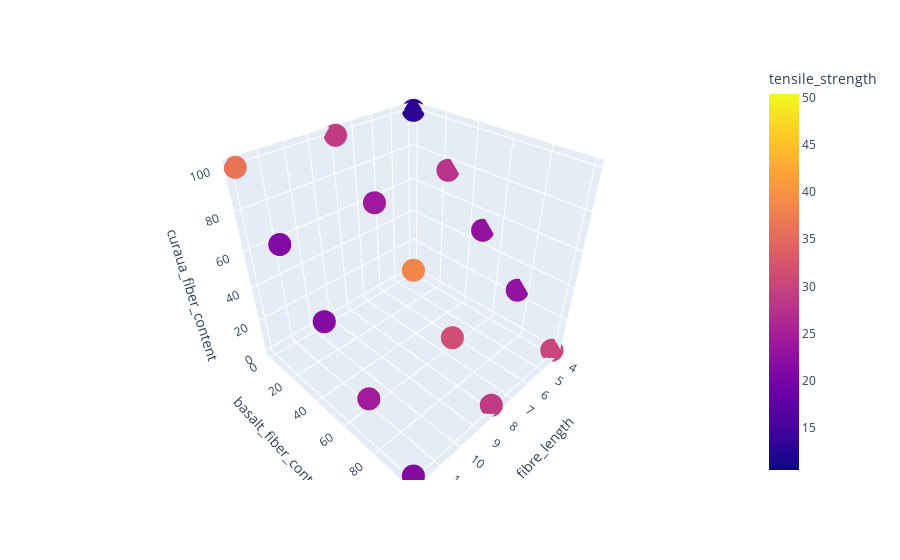

Write notebook code for a chart like this one.
### Code cell
fig = px.scatter_3d(df, x='fibre_length', y='basalt_fiber_content', z='curaua_fiber_content', color='tensile_strength')
fig.show()

### Figure 1 — Plotly figure (JSON) as saved in the notebook; plotly's stock layout.template omitted (floating-point values rounded to 4 significant figures)
{"data": [{"hovertemplate": "fibre_length=%{x}<br>basalt_fiber_content=%{y}<br>curaua_fiber_content=%{z}<br>tensile_strength=%{marker.color}<extra></extra>", "legendgroup": "", "marker": {"color": [50.38, 30.36, 25.24, 27.22, 23.01, 23.71, 26.87, 22.89, 32.67, 32.11, 29.97, 27.7, 10.54, 17.2, 13, 35.52, 41.84, 24, 21.03, 28.82, 39.14, 32.6, 31.3, 25.39, 31.1, 29.02, 29.52, 38.65, 26.75, 21.57, 27.98, 24.14, 20.91, 28.8, 31.49, 27.87, 21.42, 24.43, 25.65, 21.26, 21.15, 33.67, 36.83, 34.4, 36.36], "coloraxis": "coloraxis", "symbol": "circle"}, "mode": "markers", "name": "", "scene": "scene", "showlegend": false, "type": "scatter3d", "x": [4, 4, 4, 4, 4, 4, 4, 4, 4, 4, 4, 4, 4, 4, 4, 8, 8, 8, 8, 8, 8, 8, 8, 8, 8, 8, 8, 8, 8, 8, 8, 8, 8, 8, 12, 12, 12, 12, 12, 12, 12, 12, 12, 12, 12], "y": [100, 100, 75, 75, 75, 50, 50, 50, 25, 25, 25, 25, 0, 0, 0, 100, 100, 100, 100, 100, 75, 75, 75, 50, 50, 50, 50, 50, 25, 25, 25, 25, 0, 0, 100, 100, 100, 75, 50, 50, 25, 0, 0, 0, 0], "z": [0, 0, 25, 25, 25, 50, 50, 50, 75, 75, 75, 75, 100, 100, 100, 0, 0, 0, 0, 0, 25, 25, 25, 50, 50, 50, 50, 50, 75, 75, 75, 75, 100, 100, 0, 0, 0, 25, 50, 50, 75, 100, 100, 100, 100]}], "layout": {"coloraxis": {"colorbar": {"title": {"text": "tensile_strength"}}, "colorscale": [[0, "#0d0887"], [0.1111, "#46039f"], [0.2222, "#7201a8"], [0.3333, "#9c179e"], [0.4444, "#bd3786"], [0.5556, "#d8576b"], [0.6667, "#ed7953"], [0.7778, "#fb9f3a"], [0.8889, "#fdca26"], [1, "#f0f921"]]}, "legend": {"tracegroupgap": 0}, "margin": {"t": 60}, "scene": {"domain": {"x": [0, 1], "y": [0, 1]}, "xaxis": {"title": {"text": "fibre_length"}}, "yaxis": {"title": {"text": "basalt_fiber_content"}}, "zaxis": {"title": {"text": "curaua_fiber_content"}}}}}
